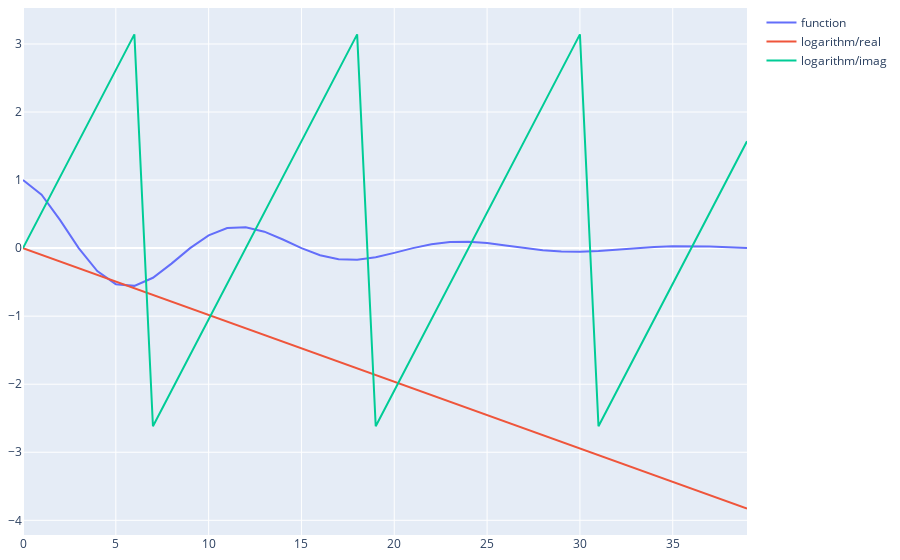

This figure's notebook cell:
### Markdown cell above
### Complex logarithm

Below is a plot of the real part of the base function $e^{(a+ib)t}$ and its logarithm.

### Code cell
# Function and logarithm plot
log_vals = [cmath.log(v) for v in func_vals]

fig = go.Figure(**DEF_FIGURE)
fig.add_scatter(y=[v.real for v in func_vals], name='function')
fig.add_scatter(y=[v.real for v in log_vals], name='logarithm/real')
fig.add_scatter(y=[v.imag for v in log_vals], name='logarithm/imag')
fig.show()

### Figure 1 — Plotly figure (JSON) as saved in the notebook; plotly's stock layout.template omitted (floating-point values rounded to 4 significant figures)
{"data": [{"name": "function", "type": "scatter", "y": [1.0, 0.785, 0.4109, 4.561e-17, -0.3376, -0.5301, -0.5549, -0.4356, -0.228, -7.592e-17, 0.1873, 0.2941, 0.3079, 0.2417, 0.1265, 2.739e-16, -0.1039, -0.1632, -0.1708, -0.1341, -0.07018, -5.454e-17, 0.05767, 0.09055, 0.09478, 0.07441, 0.03894, 1.643e-16, -0.032, -0.05024, -0.05259, -0.04128, -0.02161, -9.597e-17, 0.01775, 0.02788, 0.02918, 0.02291, 0.01199, 5.591e-17]}, {"name": "logarithm/real", "type": "scatter", "y": [0.0, -0.09817, -0.1963, -0.2945, -0.3927, -0.4909, -0.589, -0.6872, -0.7854, -0.8836, -0.9817, -1.08, -1.178, -1.276, -1.374, -1.473, -1.571, -1.669, -1.767, -1.865, -1.963, -2.062, -2.16, -2.258, -2.356, -2.454, -2.553, -2.651, -2.749, -2.847, -2.945, -3.043, -3.142, -3.24, -3.338, -3.436, -3.534, -3.632, -3.731, -3.829]}, {"name": "logarithm/imag", "type": "scatter", "y": [0.0, 0.5236, 1.047, 1.571, 2.094, 2.618, 3.142, -2.618, -2.094, -1.571, -1.047, -0.5236, -2.449e-16, 0.5236, 1.047, 1.571, 2.094, 2.618, 3.142, -2.618, -2.094, -1.571, -1.047, -0.5236, -4.899e-16, 0.5236, 1.047, 1.571, 2.094, 2.618, 3.142, -2.618, -2.094, -1.571, -1.047, -0.5236, -7.348e-16, 0.5236, 1.047, 1.571]}], "layout": {"margin": {"b": 8, "l": 8, "r": 8, "t": 8}}}
